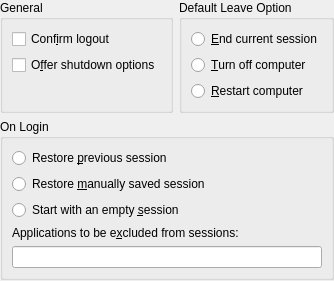
<?xml version="1.0" encoding="UTF-8"?>
<ui version="4.0">
 <class>SMServerConfigDlg</class>
 <widget class="QWidget" name="SMServerConfigDlg">
  <layout class="QVBoxLayout" stretch="0,0,1">
   <property name="margin">
    <number>0</number>
   </property>
   <item>
    <layout class="QHBoxLayout" name="horizontalLayout_2">
     <item>
      <widget class="QGroupBox" name="topBox">
       <property name="title">
        <string>General</string>
       </property>
       <layout class="QVBoxLayout" name="verticalLayout_2">
        <item>
         <widget class="QCheckBox" name="confirmLogoutCheck">
          <property name="whatsThis">
           <string>Check this option if you want the session manager to display a logout confirmation dialog box.</string>
          </property>
          <property name="text">
           <string>Conf&amp;irm logout</string>
          </property>
         </widget>
        </item>
        <item>
         <widget class="QCheckBox" name="offerShutdownCheck">
          <property name="text">
           <string>O&amp;ffer shutdown options</string>
          </property>
         </widget>
        </item>
        <item>
         <spacer name="verticalSpacer">
          <property name="orientation">
           <enum>Qt::Vertical</enum>
          </property>
          <property name="sizeHint" stdset="0">
           <size>
            <width>20</width>
            <height>0</height>
           </size>
          </property>
         </spacer>
        </item>
       </layout>
      </widget>
     </item>
     <item>
      <widget class="QGroupBox" name="sdGroup">
       <property name="whatsThis">
        <string>Here you can choose what should happen by default when you log out. This only has meaning, if you logged in through KDM.</string>
       </property>
       <property name="title">
        <string>Default Leave Option</string>
       </property>
       <layout class="QVBoxLayout">
        <item>
         <widget class="QRadioButton" name="logoutRadio">
          <property name="text">
           <string>&amp;End current session</string>
          </property>
         </widget>
        </item>
        <item>
         <widget class="QRadioButton" name="haltRadio">
          <property name="text">
           <string>&amp;Turn off computer</string>
          </property>
         </widget>
        </item>
        <item>
         <widget class="QRadioButton" name="rebootRadio">
          <property name="text">
           <string>&amp;Restart computer</string>
          </property>
         </widget>
        </item>
       </layout>
      </widget>
     </item>
    </layout>
   </item>
   <item>
    <layout class="QHBoxLayout" name="horizontalLayout">
     <item>
      <widget class="QGroupBox" name="loginGroup">
       <property name="whatsThis">
        <string>&lt;ul&gt;
&lt;li&gt;&lt;b&gt;Restore previous session:&lt;/b&gt; Will save all applications running on exit and restore them when they next start up&lt;/li&gt;
&lt;li&gt;&lt;b&gt;Restore manually saved session: &lt;/b&gt; Allows the session to be saved at any time via &quot;Save Session&quot; in the K-Menu. This means the currently started applications will reappear when they next start up.&lt;/li&gt;
&lt;li&gt;&lt;b&gt;Start with an empty session:&lt;/b&gt; Do not save anything. Will come up with an empty desktop on next start.&lt;/li&gt;
&lt;/ul&gt;</string>
       </property>
       <property name="title">
        <string>On Login</string>
       </property>
       <layout class="QVBoxLayout" name="verticalLayout">
        <item>
         <widget class="QRadioButton" name="previousSessionRadio">
          <property name="text">
           <string>Restore &amp;previous session</string>
          </property>
         </widget>
        </item>
        <item>
         <widget class="QRadioButton" name="savedSessionRadio">
          <property name="text">
           <string>Restore &amp;manually saved session</string>
          </property>
         </widget>
        </item>
        <item>
         <widget class="QRadioButton" name="emptySessionRadio">
          <property name="text">
           <string>Start with an empty &amp;session</string>
          </property>
         </widget>
        </item>
        <item>
         <widget class="QLabel" name="textLabel1">
          <property name="text">
           <string>Applications to be e&amp;xcluded from sessions:</string>
          </property>
          <property name="wordWrap">
           <bool>false</bool>
          </property>
          <property name="buddy">
           <cstring>excludeLineedit</cstring>
          </property>
         </widget>
        </item>
        <item>
         <widget class="KLineEdit" name="excludeLineedit">
          <property name="whatsThis">
           <string>Here you can enter a colon or comma separated list of applications that should not be saved in sessions, and therefore will not be started when restoring a session. For example 'xterm:konsole' or 'xterm,konsole'.</string>
          </property>
         </widget>
        </item>
       </layout>
      </widget>
     </item>
    </layout>
   </item>
   <item>
    <spacer>
     <property name="sizeHint" stdset="0">
      <size>
       <width>20</width>
       <height>1</height>
      </size>
     </property>
    </spacer>
   </item>
  </layout>
 </widget>
 <customwidgets>
  <customwidget>
   <class>KLineEdit</class>
   <extends>QLineEdit</extends>
   <header>klineedit.h</header>
  </customwidget>
 </customwidgets>
 <resources/>
 <connections>
  <connection>
   <sender>offerShutdownCheck</sender>
   <signal>toggled(bool)</signal>
   <receiver>sdGroup</receiver>
   <slot>setEnabled(bool)</slot>
   <hints>
    <hint type="sourcelabel">
     <x>20</x>
     <y>20</y>
    </hint>
    <hint type="destinationlabel">
     <x>20</x>
     <y>20</y>
    </hint>
   </hints>
  </connection>
 </connections>
</ui>
